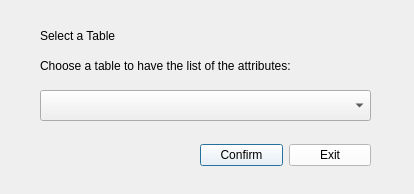
<?xml version="1.0" encoding="UTF-8"?>
<ui version="4.0">
 <class>Dialog</class>
 <widget class="QDialog" name="Dialog">
  <property name="geometry">
   <rect>
    <x>0</x>
    <y>0</y>
    <width>414</width>
    <height>194</height>
   </rect>
  </property>
  <property name="minimumSize">
   <size>
    <width>414</width>
    <height>194</height>
   </size>
  </property>
  <property name="maximumSize">
   <size>
    <width>414</width>
    <height>194</height>
   </size>
  </property>
  <property name="mouseTracking">
   <bool>true</bool>
  </property>
  <property name="windowTitle">
   <string>Select Table</string>
  </property>
  <widget class="QLabel" name="label">
   <property name="geometry">
    <rect>
     <x>40</x>
     <y>20</y>
     <width>151</width>
     <height>31</height>
    </rect>
   </property>
   <property name="styleSheet">
    <string notr="true">text-align: center;
font: 75 16pt &quot;MS Shell Dlg 2&quot;;
color: black;
</string>
   </property>
   <property name="text">
    <string>Select a Table</string>
   </property>
  </widget>
  <widget class="QLabel" name="label_2">
   <property name="geometry">
    <rect>
     <x>40</x>
     <y>50</y>
     <width>361</width>
     <height>31</height>
    </rect>
   </property>
   <property name="styleSheet">
    <string notr="true">text-align: center;
font: 75 12pt &quot;MS Shell Dlg 2&quot;;
color: black;
</string>
   </property>
   <property name="text">
    <string>Choose a table to have the list of the attributes:</string>
   </property>
  </widget>
  <widget class="QComboBox" name="GBSelectTable">
   <property name="geometry">
    <rect>
     <x>40</x>
     <y>90</y>
     <width>331</width>
     <height>31</height>
    </rect>
   </property>
  </widget>
  <widget class="QWidget" name="horizontalLayoutWidget">
   <property name="geometry">
    <rect>
     <x>200</x>
     <y>140</y>
     <width>171</width>
     <height>31</height>
    </rect>
   </property>
   <layout class="QHBoxLayout" name="horizontalLayout_2">
    <item>
     <widget class="QPushButton" name="GBOkButton">
      <property name="styleSheet">
       <string notr="true">background-color: rgb(255, 255, 255)</string>
      </property>
      <property name="text">
       <string>Confirm</string>
      </property>
     </widget>
    </item>
    <item>
     <widget class="QPushButton" name="GBExitButton">
      <property name="styleSheet">
       <string notr="true">background-color: rgb(255, 255, 255)</string>
      </property>
      <property name="text">
       <string>Exit</string>
      </property>
     </widget>
    </item>
   </layout>
  </widget>
 </widget>
 <resources/>
 <connections/>
</ui>
